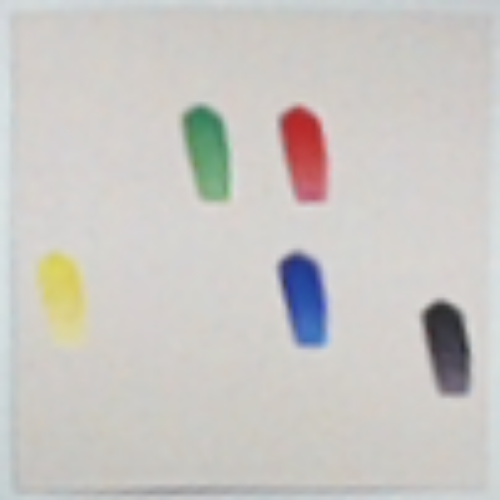
#> input picture crop_card 2.png, 500 x 500 px, found by its file name
$ python milestone2.py   (older library calls are emulated)
#> lines starting #> are read from the running program, lines starting #| are printed output that depends on the picture; after the words box and inside, x2 and y2 are one past the last pixel; in counts of white or black regions, pixels touching at a corner belong together

import cv2
import pandas as pd
import numpy as np
import imutils
from scipy.spatial import distance as dist
from imutils import perspective
from imutils import contours

# [6 lines of commented-out code are left out]


def nothing(x):  # for trackbar
    pass


# [49 lines of commented-out code are left out]


showLive = True
while(showLive):

    # ret, frame = cap.read()
    frame = cv2.imread("crop_card 2.png")
#> frame is the input picture: shape (500, 500, 3); mean B, G, R 196.1, 199.5, 202.2

    # [21 lines of commented-out code are left out]

    Gblurred = cv2.GaussianBlur(frame, (5, 5), 0)
    Mblurred = cv2.medianBlur(Gblurred, 5)
    # Denoise = cv2.fastNlMeansDenoisingMulti(frame, 2, 5, None, 4, 7, 35)
    # unsharpV = cv2.addWeighted(
    #     frame, 1.5, Mblurred, -0.5, 0, frame)
    # Bblurred = cv2.bilateralFilter(unsharpV, 9, 75, 75)

    hsv_frame = cv2.cvtColor(Mblurred, cv2.COLOR_BGR2HSV)
#> hsv_frame: shape (500, 500, 3); mean H, S, V 31.5, 14.6, 204.9

    # gray = cv2.cvtColor(Gblurred, cv2.COLOR_BGR2GRAY)
    # edged = cv2.Canny(gray, 10, 250)
    # cv2.imshow("Edged", edged)
    # cv2.imshow("Denoise", Denoise)

    # both = np.concatenate((frame, result), axis=1)
    # cv2.imshow('Frame', both)

    # result_resize = rescale_result(frame)
    # if not ret:
    #     print("cannot capture the frame")
    #     exit()

    # thresh = cv2.getTrackbarPos("threshold", windowName)
    # ret, thresh1 = cv2.threshold(result_resize, thresh, 255, cv2.THRESH_BINARY)

    # kern = cv2.getTrackbarPos("kernel", windowName)
    # square image kernel used for erosion
    # kernel = np.ones((kern, kern), np.uint8)

    # itera = cv2.getTrackbarPos("iterations", windowName)
    # dilation = cv2.dilate(thresh1, kernel, iterations=itera)
    # # refines all edges in the binary image
    # erosion = cv2.erode(dilation, kernel, iterations=itera)

    # opening = cv2.morphologyEx(erosion, cv2.MORPH_OPEN, kernel)
    # closing = cv2.morphologyEx(opening, cv2.MORPH_CLOSE, kernel)
    # closing = cv2.cvtColor(closing, cv2.COLOR_BGR2GRAY)

    # # find contours with simple approximation cv2.RETR_TREE,cv2.CHAIN_APPROX_SIMPLE
    # contours, hierarchy = cv2.findContours(
    #     closing, cv2.RETR_TREE, cv2.CHAIN_APPROX_NONE)

    # closing = cv2.cvtColor(closing, cv2.COLOR_GRAY2RGB)
    # cv2.drawContours(closing, contours, -1, (128, 255, 0), 1)

    # focus on only the largest outline by area
    # areas = []  # list to hold all areas

    # for contour in contours:
    #     ar = cv2.contourArea(contour)
    #     areas.append(ar)

    # try:
    #     max_area = max(areas)
    # except:
    #     pass
    # # index of the list element with largest area

    # try:
    #     max_area_index = areas.index(max_area)
    # except:
    #     pass

    # # largest area contour is usually the viewing window itself, why?
    # try:
    #     cnt = contours[max_area_index - 1]
    # except:
    #     pass

    # # cv2.drawContours(closing, [cnt], 0, (0, 0, 255), 4)

    # def midpoint(ptA, ptB):
    #     return ((ptA[0] + ptB[0]) * 0.5, (ptA[1] + ptB[1]) * 0.5)

    # # compute the rotated bounding box of the contour
    # orig = result_resize.copy()
    # box = cv2.minAreaRect(cnt)
    # box = cv2.cv.BoxPoints(box) if imutils.is_cv2() else cv2.boxPoints(box)
    # box = np.array(box, dtype="int")

    # # order the points in the contour such that they appear
    # # in top-left, top-right, bottom-right, and bottom-left
    # # order, then draw the outline of the rotated bounding
    # # box
    # box = perspective.order_points(box)
    # cv2.drawContours(orig, [box.astype("int")], -1, (0, 255, 0), 4)

    # # loop over the original points and draw them
    # for (x, y) in box:
    #     cv2.circle(orig, (int(x), int(y)), 5, (0, 0, 255), -1)

    # # unpack the ordered bounding box, then compute the midpoint
    # # between the top-left and top-right coordinates, followed by
    # # the midpoint between bottom-left and bottom-right coordinates
    # (tl, tr, br, bl) = box
    # (tltrX, tltrY) = midpoint(tl, tr)
    # (blbrX, blbrY) = midpoint(bl, br)

    # # compute the midpoint between the top-left and top-right points,
    # # followed by the midpoint between the top-righ and bottom-right
    # (tlblX, tlblY) = midpoint(tl, bl)
    # (trbrX, trbrY) = midpoint(tr, br)

    # # compute the Euclidean distance between the midpoints
    # dA = dist.euclidean((tltrX, tltrY), (blbrX, blbrY))
    # dB = dist.euclidean((tlblX, tlblY), (trbrX, trbrY))

    # # compute the size of the object
    # # more to do here to get actual measurements that have meaning in the real world
    # pixelsPerMetric = 1
    # dimA = dA / pixelsPerMetric
    # dimB = dB / pixelsPerMetric

    # # draw the object sizes on the image , text size card
    # cv2.putText(orig, "{:.1f}mm".format(dimA), (int(
    #     tltrX - 15), int(tltrY - 10)), cv2.FONT_HERSHEY_SIMPLEX, 0.65, (255, 255, 255), 2)
    # cv2.putText(orig, "{:.1f}mm".format(dimB), (int(
    #     trbrX + 10), int(trbrY)), cv2.FONT_HERSHEY_SIMPLEX, 0.65, (255, 255, 255), 2)

    # # compute the center of the contour
    # M = cv2.moments(cnt)
    # cX = int(safe_div(M["m10"], M["m00"]))
    # cY = int(safe_div(M["m01"], M["m00"]))

    # ------ COLOR ------------
    # Red color
    low_red = np.array([132, 75, 134])
    high_red = np.array([180, 255, 255])
    red_mask = cv2.inRange(hsv_frame, low_red, high_red)
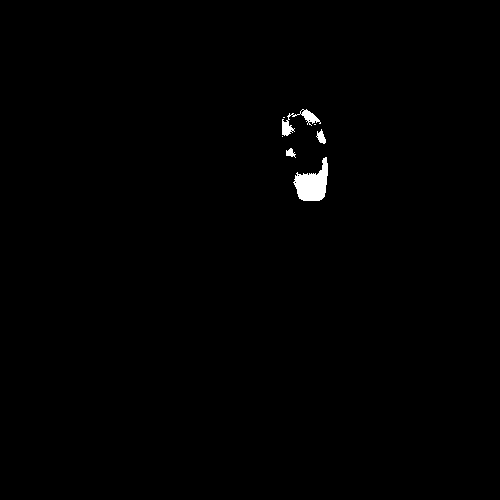
#> red_mask: shape (500, 500); 0.54% white; 7 white regions (3 under 20 px), largest, box (x1, y1, x2, y2) and area: (293, 157, 328, 201) 895, (282, 109, 321, 136) 314, (316, 129, 326, 144) 83, (286, 148, 296, 158) 58
    red = cv2.bitwise_and(frame, frame, mask=red_mask)
    # Blue color
    low_blue = np.array([94, 189, 2])
    high_blue = np.array([126, 255, 255])
    blue_mask = cv2.inRange(hsv_frame, low_blue, high_blue)
#> blue_mask: shape (500, 500); 0.2% white; 1 white region, box (x1, y1, x2, y2) and area: (295, 269, 316, 304) 512
    blue = cv2.bitwise_and(frame, frame, mask=blue_mask)

    # Green color
    low_green = np.array([45, 55, 122])
    high_green = np.array([78, 121, 191])
    green_mask = cv2.inRange(hsv_frame, low_green, high_green)
#> green_mask: shape (500, 500); 1% white; 1 white region, box (x1, y1, x2, y2) and area: (187, 108, 229, 198) 2532
    green = cv2.bitwise_and(frame, frame, mask=green_mask)

    # Yellow color
    low_yellow = np.array([15, 0, 181])
    high_yellow = np.array([79, 170, 255])
    yellow_mask = cv2.inRange(hsv_frame, low_yellow, high_yellow)
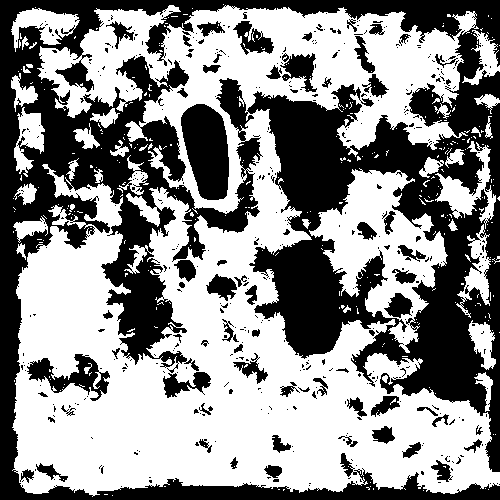
#> yellow_mask: shape (500, 500); 55.9% white; 460 black regions (390 under 20 px), largest, box (x1, y1, x2, y2) and area: (0, 0, 500, 500) 94273, (181, 104, 229, 200) 3465, (27, 354, 110, 401) 1526
    yellow = cv2.bitwise_and(frame, frame, mask=yellow_mask)
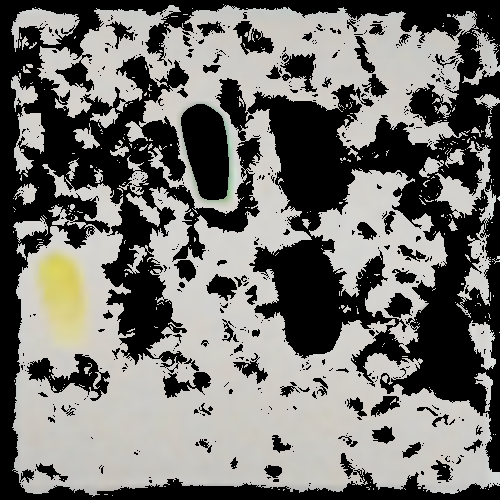
#> yellow: shape (500, 500, 3); mean B, G, R 111, 114.5, 115.8

    # Black color
    low_black = np.array([79, 0, 0])
    high_black = np.array([130, 197, 197])
    black_mask = cv2.inRange(hsv_frame, low_black, high_black)
#> black_mask: shape (500, 500); 3.2% white; 26 white regions (16 under 20 px), largest, box (x1, y1, x2, y2) and area: (275, 248, 326, 348) 3778, (439, 309, 474, 373) 1528, (178, 486, 361, 498) 1018
    black = cv2.bitwise_and(frame, frame, mask=black_mask)
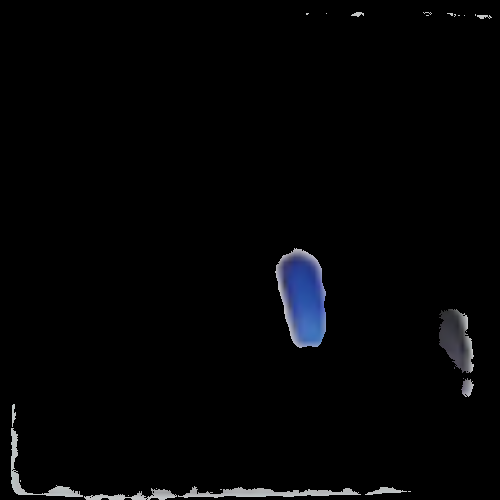
#> black: shape (500, 500, 3); mean B, G, R 5, 4, 3.6

    # Every color except white
    low = np.array([0, 42, 0])
    high = np.array([179, 255, 255])
    mask = cv2.inRange(hsv_frame, low, high)
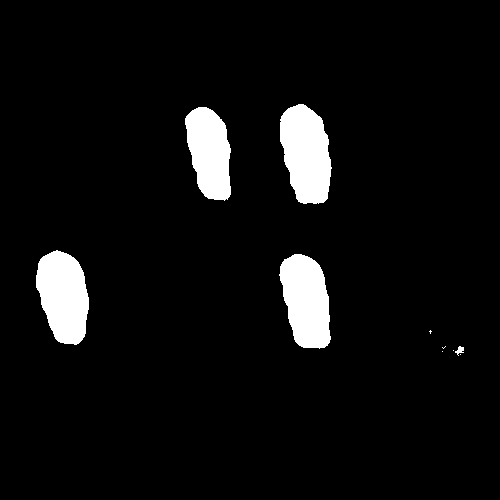
#> mask: shape (500, 500); 5.8% white; 10 white regions (5 under 20 px)
    result = cv2.bitwise_and(frame, frame, mask=mask)
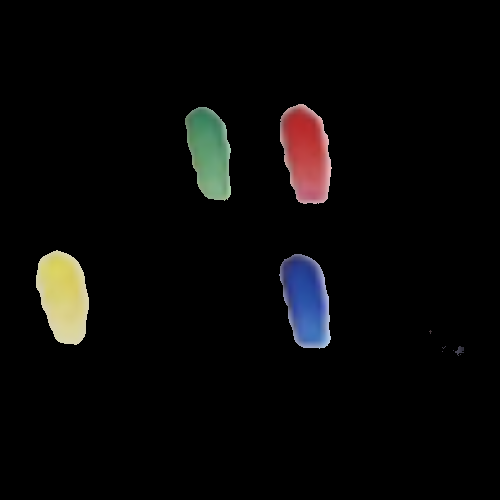
#> result: shape (500, 500, 3); mean B, G, R 7.5, 8, 8.6
    countRed = 0
    countBlue = 0
    countYellow = 0
    countGreen = 0
    countBlack = 0

    # # Contour Red
    contoursRed, _ = cv2.findContours(
        red_mask, cv2.RETR_TREE, cv2.CHAIN_APPROX_NONE)
#> contoursRed = 13 contours, 9 with area under 20; largest, box (x1, y1, x2, y2) and area: (293, 157, 328, 201) 828, (282, 109, 321, 136) 241, (316, 129, 326, 144) 66, (286, 148, 296, 158) 42
    try:
        biggest_contoursRed = max(contoursRed, key=cv2.contourArea)
#> biggest_contoursRed = contour of 137 points, box (x1, y1, x2, y2) (293, 157, 328, 201), area 828
        (x, y, w, h) = cv2.boundingRect(biggest_contoursRed)
#> x = 293; y = 157; w = 35; h = 44
        cv2.rectangle(frame, (x, y), (x+w, y+h), (0, 0, 255), 2)
        countRed = 1

        Mred = cv2.moments(biggest_contoursRed)
#> Mred = moments, m00 827.5, centre m10/m00, m01/m00 = (312, 184.2)
        rX = int(Mred["m10"] / Mred["m00"])
#> rX = 311
        rY = int(Mred["m01"] / Mred["m00"])
#> rY = 184
        cv2.circle(frame, (rX, rY), 5, (0, 0, 255), -1)
#> frame: shape (500, 500, 3); mean B, G, R 195.9, 199.2, 202.3

    # cv2.putText(frame, ":" + rX, (rX - 25, rY - 25),
    #             cv2.FONT_HERSHEY_SIMPLEX, 0.5, (255, 255, 255), 2)
    except:
        pass
    contoursBlue, _ = cv2.findContours(
        blue_mask, cv2.RETR_TREE, cv2.CHAIN_APPROX_NONE)
#> contoursBlue = 1 contour; box (x1, y1, x2, y2) and area: (295, 269, 316, 304) 468
    try:
        biggest_contoursBlue = max(contoursBlue, key=cv2.contourArea)
#> biggest_contoursBlue = contour of 86 points, box (x1, y1, x2, y2) (295, 269, 316, 304), area 468
        (x, y, w, h) = cv2.boundingRect(biggest_contoursBlue)
#> x = 295; y = 269; w = 21; h = 35
        cv2.rectangle(frame, (x, y), (x+w, y+h), (255, 0, 0), 2)
        countBlue = 1

        Mblue = cv2.moments(biggest_contoursBlue)
#> Mblue = moments, m00 468, centre m10/m00, m01/m00 = (305.4, 286.3)
        bX = int(Mblue["m10"] / Mblue["m00"])
#> bX = 305
        bY = int(Mblue["m01"] / Mblue["m00"])
#> bY = 286
        cv2.circle(frame, (bX, bY), 5, (255, 0, 0), -1)
#> frame: shape (500, 500, 3); mean B, G, R 196, 199.1, 202.2

    except:
        pass

    contoursGreen, _ = cv2.findContours(
        green_mask, cv2.RETR_TREE, cv2.CHAIN_APPROX_NONE)
#> contoursGreen = 3 contours, 1 with area under 20; largest, box (x1, y1, x2, y2) and area: (187, 108, 229, 198) 2712, (194, 112, 218, 132) 306
    try:
        biggest_contoursGreen = max(contoursGreen, key=cv2.contourArea)
#> biggest_contoursGreen = contour of 206 points, box (x1, y1, x2, y2) (187, 108, 229, 198), area 2712
        (x, y, w, h) = cv2.boundingRect(biggest_contoursGreen)
#> x = 187; y = 108; w = 42; h = 90
        cv2.rectangle(frame, (x, y), (x+w, y+h), (0, 255, 0), 2)
        countGreen = 1

        Mgreen = cv2.moments(biggest_contoursGreen)
#> Mgreen = moments, m00 2712, centre m10/m00, m01/m00 = (208.8, 150.9)
        gX = int(Mgreen["m10"] / Mgreen["m00"])
#> gX = 208
        gY = int(Mgreen["m01"] / Mgreen["m00"])
#> gY = 150
        cv2.circle(frame, (gX, gY), 5, (0, 255, 0), -1)
#> frame: shape (500, 500, 3); mean B, G, R 195.5, 199.3, 201.6
    except:
        pass

    contoursYellow, _ = cv2.findContours(
        yellow_mask, cv2.RETR_TREE, cv2.CHAIN_APPROX_NONE)
#> contoursYellow = 1276 contours, 1129 with area under 20; largest, box (x1, y1, x2, y2) and area: (12, 5, 500, 497) 131182, (309, 168, 448, 353) 11114, (180, 103, 230, 201) 3578, (26, 353, 111, 402) 1782, (435, 141, 496, 229) 1518

    try:
        biggest_contoursYellow = max(contoursYellow, key=cv2.contourArea)
#> biggest_contoursYellow = contour of 7473 points, box (x1, y1, x2, y2) (12, 5, 500, 497), area 131182
        (x, y, w, h) = cv2.boundingRect(biggest_contoursYellow)
#> x = 12; y = 5; w = 488; h = 492
        cv2.rectangle(frame, (x, y), (x+w, y+h), (0, 255, 255), 2)
        countYellow = 1

        Myellow = cv2.moments(biggest_contoursYellow)
#> Myellow = moments, m00 131182.5, centre m10/m00, m01/m00 = (228, 278.7)
        yX = int(Myellow["m10"] / Myellow["m00"])
#> yX = 228
        yY = int(Myellow["m01"] / Myellow["m00"])
#> yY = 278
        cv2.circle(frame, (yX, yY), 5, (0, 255, 255), -1)
#> frame: shape (500, 500, 3); mean B, G, R 191.3, 200.3, 202.7
    except:
        pass

    contoursBlack, _ = cv2.findContours(
        black_mask, cv2.RETR_TREE, cv2.CHAIN_APPROX_NONE)
#> contoursBlack = 43 contours, 33 with area under 20; largest, box (x1, y1, x2, y2) and area: (275, 248, 326, 348) 3659, (439, 309, 474, 373) 1440, (178, 486, 361, 498) 819, (11, 428, 83, 497) 560, (84, 488, 177, 500) 370

    try:
        biggest_contoursBlack = max(contoursBlack, key=cv2.contourArea)
#> biggest_contoursBlack = contour of 236 points, box (x1, y1, x2, y2) (275, 248, 326, 348), area 3659
        (x, y, w, h) = cv2.boundingRect(biggest_contoursBlack)
#> x = 275; y = 248; w = 51; h = 100
        cv2.rectangle(frame, (x, y), (x+w, y+h), (0, 0, 0), 2)
        countBlack = 1

        Mblack = cv2.moments(biggest_contoursBlack)
#> Mblack = moments, m00 3659, centre m10/m00, m01/m00 = (302.2, 296.9)
        blX = int(Mblack["m10"] / Mblack["m00"])
#> blX = 302
        blY = int(Mblack["m01"] / Mblack["m00"])
#> blY = 296
        cv2.circle(frame, (blX, blY), 5, (0, 0, 0), -1)
#> frame: shape (500, 500, 3); mean B, G, R 190.5, 199.6, 202
    except:
        pass

    # [12 lines of commented-out code are left out]
    cv2.rectangle(frame, (0, 0), (100, 110), (0, 0, 0), -1)
    cv2.putText(frame, 'Red    :' + str(countRed),
                (10, 20),                  # bottomLeftCornerOfText
                cv2.FONT_HERSHEY_SIMPLEX,  # font
                0.5,                      # fontScale
                (0, 0, 255),            # fontColor
                1)                        # lineType
#> frame: shape (500, 500, 3); mean B, G, R 181.8, 190.2, 192.6
    cv2.putText(frame, 'Yellow :' + str(countYellow),
                (10, 40),                  # bottomLeftCornerOfText
                cv2.FONT_HERSHEY_SIMPLEX,  # font
                0.5,                      # fontScale
                (0, 255, 255),            # fontColor
                1)
    cv2.putText(frame, 'Blue   :' + str(countBlue),
                (10, 60),                  # bottomLeftCornerOfText
                cv2.FONT_HERSHEY_SIMPLEX,  # font
                0.5,                      # fontScale
                (255, 238, 0),            # fontColor
                1)
#> frame: shape (500, 500, 3); mean B, G, R 181.9, 190.4, 192.7
    cv2.putText(frame, 'Green  :' + str(countGreen),
                (10, 80),                  # bottomLeftCornerOfText
                cv2.FONT_HERSHEY_SIMPLEX,  # font
                0.5,                      # fontScale
                (0, 255, 0),            # fontColor
                1)
    cv2.putText(frame, 'Black  :' + str(countBlack),
                (10, 100),                  # bottomLeftCornerOfText
                cv2.FONT_HERSHEY_SIMPLEX,  # font
                0.5,                      # fontScale
                (255, 255, 255),            # fontColor
                1)
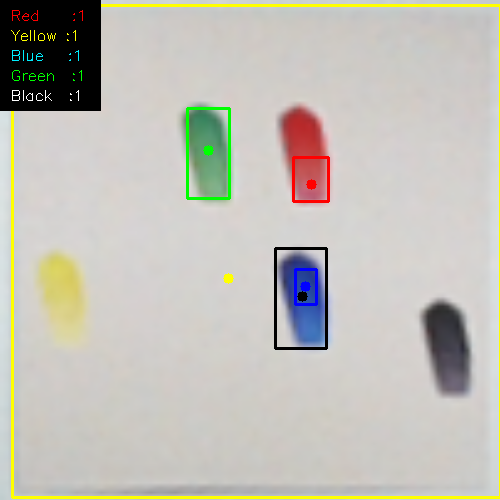
#> frame: shape (500, 500, 3); mean B, G, R 182.1, 190.6, 192.9

    # cv2.putText(frame, "Red : " + countRed, (int(
    #     tltrX - 0), int(tltrY - 0)), cv2.FONT_HERSHEY_SIMPLEX, 0.5, (0, 0, 255), 2)
    # countBlue = str(len(biggest_contoursBlue))
    # cv2.putText(frame, "Blue : " + countBlue, (int(
    #     tltrX - 20), int(tltrY - 10)), cv2.FONT_HERSHEY_SIMPLEX, 0.5, (255, 0, 0), 2)
    # countGreen = str(len(biggest_contoursGreen))
    # cv2.putText(frame, "Red : " + countGreen, (int(
    #     tltrX - 30), int(tltrY - 20)), cv2.FONT_HERSHEY_SIMPLEX, 0.5, (0, 255, 0), 2)
    # countYellow = str(len(biggest_contoursYellow))
    # cv2.putText(frame, "Yellow : " + countYellow, (int(
    #     tltrX - 40), int(tltrY - 30)), cv2.FONT_HERSHEY_SIMPLEX, 0.5, (0, 255, 255), 2)
    # countBlack = str(len(biggest_contoursBlack))
    # cv2.putText(frame, "Black : " + countBlack, (int(
    #     tltrX - 50), int(tltrY - 40)), cv2.FONT_HERSHEY_SIMPLEX, 0.5, (0, 0, 0), 2)

    # cv2.imshow(windowName, orig)
    # cv2.imshow('', closing)
    cv2.imshow('Mask All', result)
    # [12 lines of commented-out code are left out]
    cv2.imshow("Frame", frame)
    cv2.imshow("Output", frame)
    # cv2.imshow("Output Blurre", Mblurred)

    # if cv2.waitKey(30) >= 0:
    #     showLive = False
    key = cv2.waitKey(1)
#> (key Esc is pressed here)
    if key == 27:
        break


#> (the run stopped early here; a loop or call above may not have finished)
